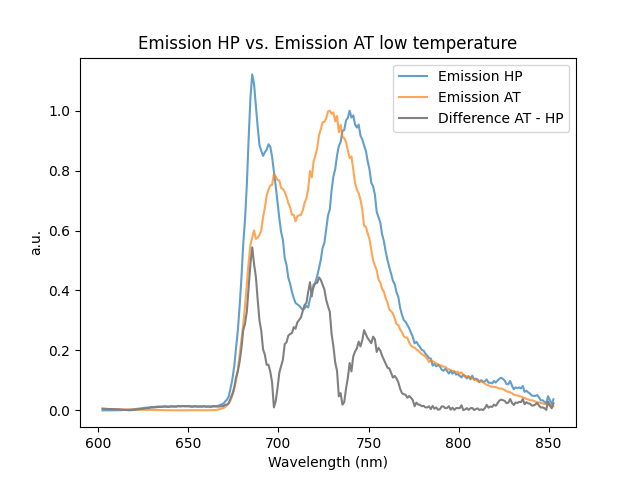

Reproduce this figure in Python.
# paketten importeren
import csv
import matplotlib.pyplot as plt

### LIJSTEN
rownumber = 0
wv = []
emHPlt = []
emATlt = []

# Verkrijg data uit excel bestand
with open('Graph4.csv', newline='') as csvfile:
    reader = csv.reader(csvfile, delimiter=';')
    next(reader)  # Slaat de kopregel over

    for row in reader:
        rownumber += 1
        if rownumber > 0:
            # Verander elke komma in punt en string --> float
            wv_corrected = float(row[0].replace(',', '.'))
            emHPlt_corrected = float(row[1].replace(',', '.'))
            emATlt_corrected = float(row[2].replace(',', '.'))

        wv.append(wv_corrected)
        emHPlt.append(emHPlt_corrected)
        emATlt.append(emATlt_corrected)

# Normaliseer de waarden op het tweede maximum
max_emHPlt = 47526864
max_emATlt = 1
emHPlt_norm = [x / max_emHPlt for x in emHPlt]
emATlt_norm = [x / max_emATlt for x in emATlt]

verschil = [abs(a - b) for a, b in zip(emATlt_norm, emHPlt_norm)]

# Plot grafiek
plt.figure()
plt.plot(wv, emHPlt_norm, alpha = 0.7, label = 'Emission HP')
plt.plot(wv, emATlt_norm, alpha = 0.7, label = 'Emission AT')
plt.plot(wv, verschil, color = 'grey', label = 'Difference AT - HP')
plt.xlabel('Wavelength (nm)')
plt.ylabel('a.u.')
plt.title('Emission HP vs. Emission AT low temperature')
plt.legend()
plt.savefig('Graph4.png')

